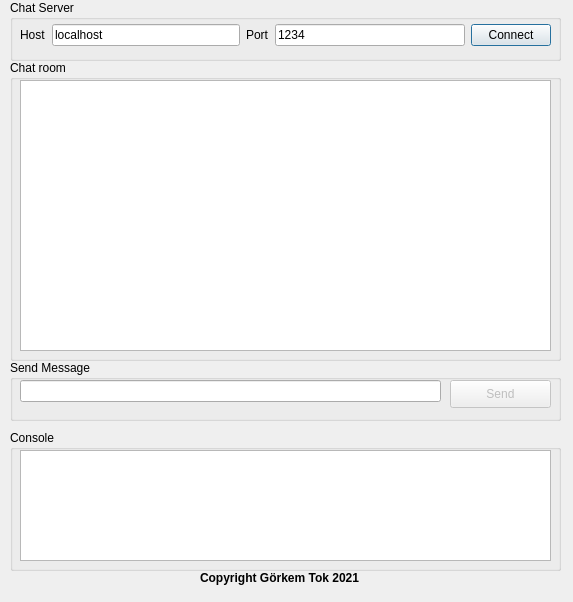
<?xml version="1.0" encoding="UTF-8"?>
<ui version="4.0">
 <class>Client</class>
 <widget class="QDialog" name="Client">
  <property name="geometry">
   <rect>
    <x>0</x>
    <y>0</y>
    <width>573</width>
    <height>602</height>
   </rect>
  </property>
  <property name="minimumSize">
   <size>
    <width>573</width>
    <height>602</height>
   </size>
  </property>
  <property name="maximumSize">
   <size>
    <width>573</width>
    <height>602</height>
   </size>
  </property>
  <property name="windowTitle">
   <string>Dialog</string>
  </property>
  <widget class="QGroupBox" name="groupBox">
   <property name="geometry">
    <rect>
     <x>10</x>
     <y>0</y>
     <width>551</width>
     <height>61</height>
    </rect>
   </property>
   <property name="title">
    <string>Chat Server</string>
   </property>
   <widget class="QWidget" name="layoutWidget">
    <property name="geometry">
     <rect>
      <x>10</x>
      <y>20</y>
      <width>531</width>
      <height>30</height>
     </rect>
    </property>
    <layout class="QHBoxLayout" name="horizontalLayout_7">
     <item>
      <layout class="QHBoxLayout" name="horizontalLayout_3">
       <item>
        <layout class="QHBoxLayout" name="horizontalLayout">
         <item>
          <widget class="QLabel" name="label">
           <property name="text">
            <string>Host</string>
           </property>
          </widget>
         </item>
         <item>
          <widget class="QLineEdit" name="lineEditServerHostname">
           <property name="text">
            <string>localhost</string>
           </property>
          </widget>
         </item>
        </layout>
       </item>
       <item>
        <layout class="QHBoxLayout" name="horizontalLayout_2">
         <item>
          <widget class="QLabel" name="label_2">
           <property name="text">
            <string>Port</string>
           </property>
          </widget>
         </item>
         <item>
          <widget class="QLineEdit" name="lineEditServerPort">
           <property name="text">
            <string>1234</string>
           </property>
          </widget>
         </item>
        </layout>
       </item>
      </layout>
     </item>
     <item>
      <widget class="QPushButton" name="pushButtonConnectToServer">
       <property name="text">
        <string>Connect</string>
       </property>
      </widget>
     </item>
    </layout>
   </widget>
  </widget>
  <widget class="QGroupBox" name="groupBox_6">
   <property name="geometry">
    <rect>
     <x>10</x>
     <y>360</y>
     <width>551</width>
     <height>61</height>
    </rect>
   </property>
   <property name="title">
    <string>Send Message</string>
   </property>
   <widget class="QLineEdit" name="lineEditMessage">
    <property name="geometry">
     <rect>
      <x>10</x>
      <y>20</y>
      <width>421</width>
      <height>22</height>
     </rect>
    </property>
   </widget>
   <widget class="QPushButton" name="pushButtonSendMessage">
    <property name="enabled">
     <bool>false</bool>
    </property>
    <property name="geometry">
     <rect>
      <x>440</x>
      <y>20</y>
      <width>101</width>
      <height>28</height>
     </rect>
    </property>
    <property name="text">
     <string>Send</string>
    </property>
   </widget>
  </widget>
  <widget class="QLabel" name="label_8">
   <property name="geometry">
    <rect>
     <x>200</x>
     <y>570</y>
     <width>171</width>
     <height>16</height>
    </rect>
   </property>
   <property name="text">
    <string>&lt;html&gt;&lt;head/&gt;&lt;body&gt;&lt;p&gt;&lt;span style=&quot; font-weight:600;&quot;&gt;Copyright Görkem Tok 2021&lt;/span&gt;&lt;/p&gt;&lt;/body&gt;&lt;/html&gt;</string>
   </property>
  </widget>
  <widget class="QGroupBox" name="groupBox_7">
   <property name="geometry">
    <rect>
     <x>10</x>
     <y>430</y>
     <width>551</width>
     <height>141</height>
    </rect>
   </property>
   <property name="title">
    <string>Console</string>
   </property>
   <widget class="QListWidget" name="listWidgetConsol">
    <property name="geometry">
     <rect>
      <x>10</x>
      <y>20</y>
      <width>531</width>
      <height>111</height>
     </rect>
    </property>
    <property name="font">
     <font>
      <family>Times New Roman</family>
      <pointsize>8</pointsize>
      <weight>50</weight>
      <bold>false</bold>
     </font>
    </property>
   </widget>
  </widget>
  <widget class="QGroupBox" name="groupBox_5">
   <property name="geometry">
    <rect>
     <x>10</x>
     <y>60</y>
     <width>551</width>
     <height>301</height>
    </rect>
   </property>
   <property name="title">
    <string>Chat room</string>
   </property>
   <widget class="QListWidget" name="listWidgetMessages">
    <property name="geometry">
     <rect>
      <x>10</x>
      <y>20</y>
      <width>531</width>
      <height>271</height>
     </rect>
    </property>
    <property name="font">
     <font>
      <pointsize>8</pointsize>
      <weight>75</weight>
      <bold>true</bold>
     </font>
    </property>
   </widget>
  </widget>
 </widget>
 <resources/>
 <connections/>
</ui>
